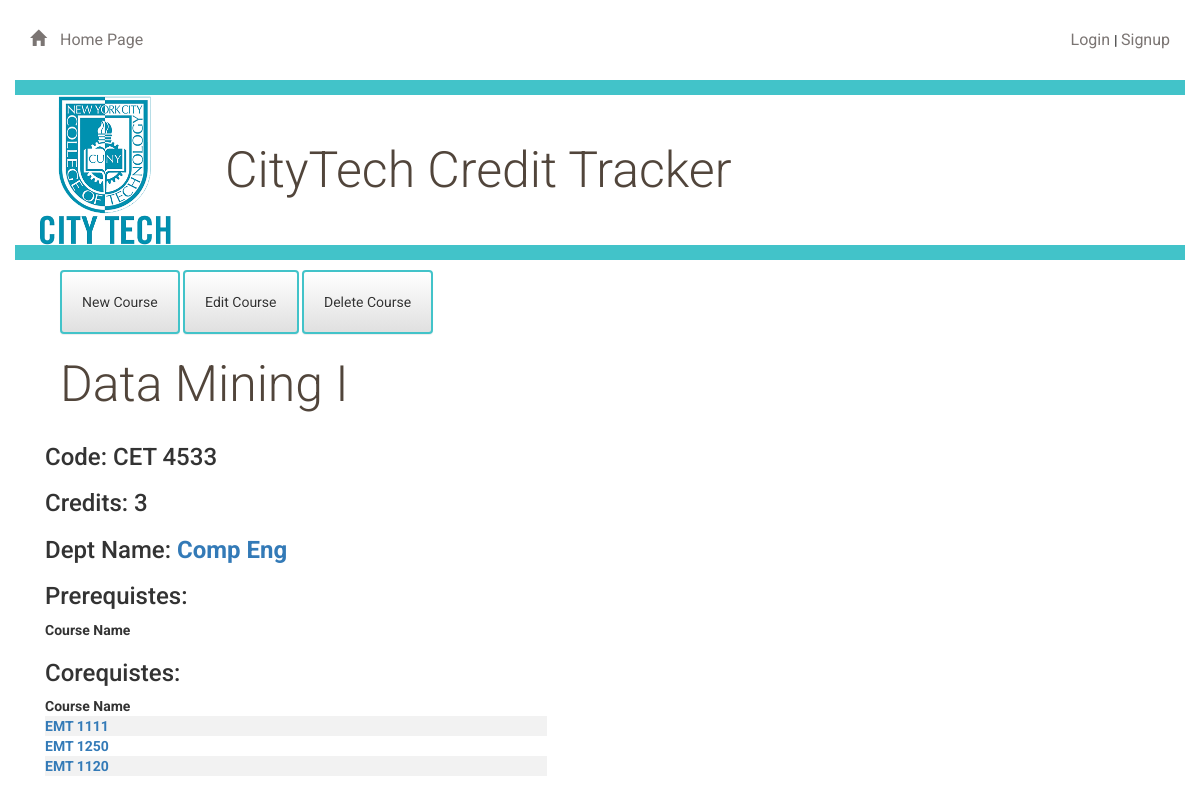
Screenshot of /courses/5 with the database file from the repository.
### app/models.py (models this page shows, shortened)
class Courses(db.Model):
    id = db.Column(db.Integer, primary_key=True)
    parent_id = db.Column(db.Integer, db.ForeignKey('courses.id'))
    name = db.Column(db.String(50), nullable=False)
    code = db.Column(db.String(8), nullable=False)
    credits = db.Column(db.Integer, nullable=False)
    dept_id = db.Column(db.Integer, db.ForeignKey('departments.id'))
    progs_id = db.Column(db.Integer, db.ForeignKey('programs.id'))
    prereqs = db.relationship(
        'Courses', secondary=prereq,
        primaryjoin=(prereq.c.course_id == id),
        secondaryjoin=(prereq.c.prereq_id == id),
        backref=db.backref('prereq', lazy='dynamic'), lazy='dynamic')
    coreqs = db.relationship(
        'Courses', secondary=coreq,
        primaryjoin=(coreq.c.course_id == id),
        secondaryjoin=(coreq.c.coreq_id == id),
        backref=db.backref('coreq', lazy='dynamic'), lazy='dynamic')

class Departments(UserMixin, db.Model):
    id = db.Column(db.Integer, primary_key=True)
    code = db.Column(db.String(8), nullable=False)
    name = db.Column(db.String(50), nullable=False)
    progs = db.relationship('Programs', backref='dept')
    course_depts = db.relationship('Courses', backref='dept')
    schools = db.Column(db.Integer, db.ForeignKey('schools.id'))

### app/routes.py (the view)
@app.route('/courses/<int:course_id>')
def courseDetail(course_id):
    Course = Courses.query.filter_by(id=course_id).one()
    detail_type = "Course"
    return render_template('course_detail.html', course = Course, button_type = detail_type)

### app/templates/course_detail.html (shortened to what this page needs)
{% extends "base.html" %}
{% block content %}
{% include "header.html" %}
<div class="container padding-top">
	<div class="col-md-12 crud_buttons">
		<a href="{{ url_for('createCourseForm') }}" >
			<button class="btn btn-default button-detail-dash">
				  New Course
			</button>
		</a>
		<a class="button-detail-dash" href="{{ url_for('editCourseForm', course_id = course.id) }}" >
			<button class="btn btn-default button-detail-dash">
				  Edit Course
			</button>
		</a>
		<a class="button-detail-dash" href="{{ url_for('deleteCourseForm', course_id = course.id) }}" >
			<button class="btn btn-default button-detail-dash">
				  Delete Course
			</button>
		</a>
	</div>
	<div class="col-md-12 detail_title col-xs-12"><h1>{{course.name}}</h1></div>
</div>
<div class="col-md-12">
			<h3>Code: {{course.code}}</h3>
			<h3>Credits: {{course.credits}}</h3>
			<h3>Dept Name: <a href="{{ url_for('deptDetail', dept_id = course.dept.id) }}"> {{course.dept.name}} </a> </h3>
			<h3>Prerequistes: 			</h3>
				<table>
						<tbody>
							<tr>
									<th class=""> Course Name </th>
							</tr>
						</tbody>
				</table>
			<h3> Corequistes:			</h3>
				<table>
						<tbody>
							<tr>
									<th class="table-headings"> Course Name </th>
							</tr>
							{% if course.coreqs %}
								{% for coreq in course.coreqs %}
									<tr>
											<td>	<a href="{{ url_for('courseDetail', course_id = coreq.id) }}"> {{coreq.name}} </a>	</td>
									</tr>
								{% endfor %}
							{% else %}
								<tr>
										<td> <h3>Currently they're no Co-requiste courses for the specific course</h3>	</td>
								</tr>
							{% endif %}
						</tbody>
				</table>
	</div>
{% endblock %}

### app/static/styles.css (style rules this page uses)
* { font-family: "Helvetica Neue Bold", Roboto, Helvetica, Arial, sans-serif; font-weight: 700; }
h1 { font-family: "Helvetica Neue Light", Roboto, Helvetica, Arial, sans-serif; font-size: 50px; color: #51453B; line-height: 60px; font-weight: 300; }
.padding-top { padding-top: 10px; }
.table-headings { width: 17%; }
tr:nth-child(even) { background-color: #f2f2f2; }
.btn { padding: 20px; margin: 0; border-color: #42C3C9; border-width: 2px; text-decoration: none; }
.detail_title { float: left; }
.button-detail-dash { display: inline-block; }

### rows the page displays
Courses: name "Data Mining I", code "CET 4533", credits "3"
Departments: dept.name "Comp Eng"
Courses: name "EMT 1111"
Courses: name "EMT 1250"
Courses: name "EMT 1120"
